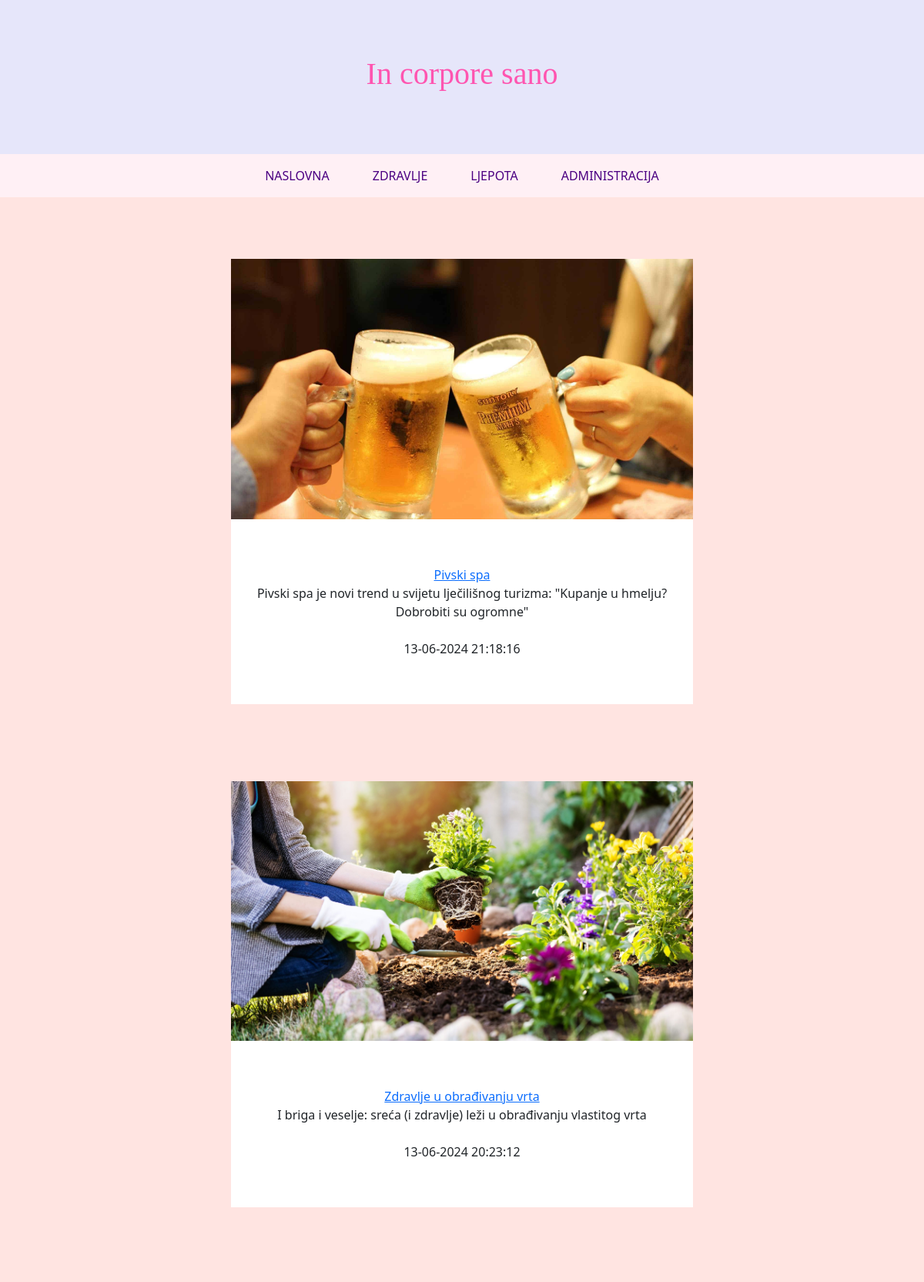
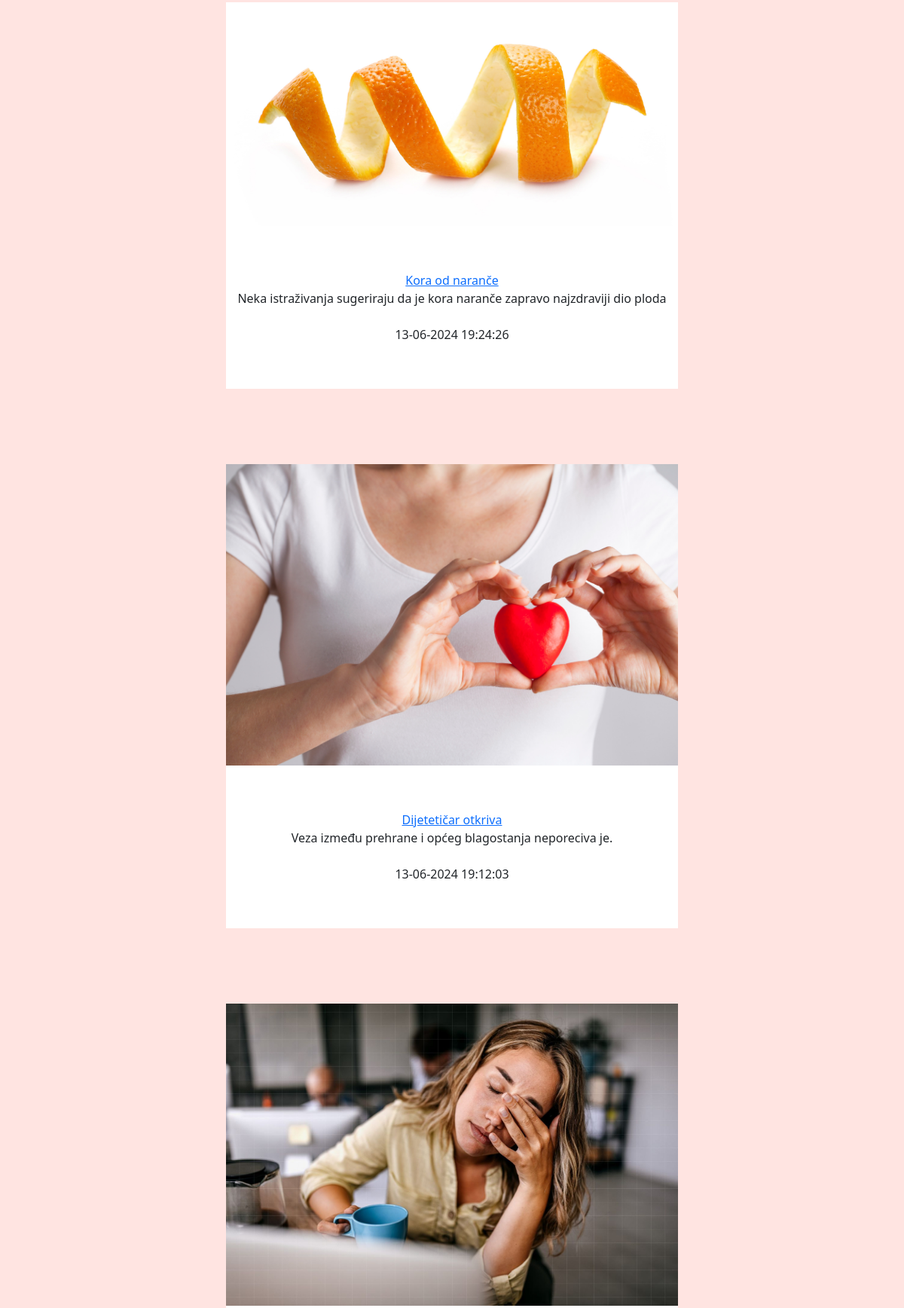
Page /zdravlje.php (upper part) on the committed database (2 pictures, top to bottom).
### tables this page shows
CREATE TABLE `Clanci` (
  `id` int(11) NOT NULL,
  `datum` varchar(32) NOT NULL,
  `naslov` varchar(64) NOT NULL,
  `sazetak` text NOT NULL,
  `tekst` text NOT NULL,
  `slika` varchar(64) NOT NULL,
  `kategorija` varchar(64) NOT NULL,
  `arhiva` tinyint(1) NOT NULL
);

### zdravlje.php (the view, shortened to what this page needs)
<!DOCTYPE html>
<html>
<body>
    <?php
    include 'partials/nav.php';
    include 'partials/connect.php';
    ?>
    <div class="boja">
        <div class="zdravlje"></br></br>
                <section>
                    <?php
                    $query = "SELECT * FROM clanci WHERE arhiva=0 AND kategorija='zdravlje' ORDER BY id DESC ";
                    $result = mysqli_query($dbc, $query);
                    while ($row = mysqli_fetch_array($result)) {
                        echo '<article>
                        <img src="' . UPLPATH . $row['slika'] . '">
                        <div class="media_body">
                        <a href="clanak.php" id=' . $row['id'] . '">
                        ' . $row["naslov"] . '
                        </br></a></h4>
                        ' . $row["sazetak"] . '
                        </br></br>
                        <p>' . $row["datum"] . '</p>
                        </div>
                        </article>';
                    } ?>
                </section>
            </div>
    </div>
</body>
</html>

### projekt.css (style rules this page uses)
header { font-family: 'Brush Script MT'; }
body { min-height: 100vh; display: flex; flex-direction: column; }
.boja { margin: 0; background-color: mistyrose; height: 100%; flex:1; }
header { display: flex; justify-content: center; align-items: center; max-width:100%; height:200px; text-align: center; background-color: lavender; color:rgb(255, 85, 176); }
article { width:23%; height: 90%; overflow: auto; background-color: white; }
.media_body { margin: 10% 2%; }
img { width: 100%; height:50%; object-fit: cover; }
.zdravlje { display: flex; justify-content: center; align-content: center; }
.zdravlje section { display: flex; margin: 30px 0; width: 50%; height: fit-content; text-align:center; justify-content: center; align-content: center; flex-direction: column; }
.zdravlje article { margin:50px 0; width:100%; }

### rows in the picture
clanci: slika (picture), naslov "Pivski spa", sazetak "Pivski spa je novi trend u svijetu lječilišnog turizma: \"Kupanje u hmelju? Dobrobiti su ogromne\"", datum "13-06-2024 21:18:16"
clanci: slika (picture), naslov "Zdravlje u obrađivanju vrta", sazetak "I briga i veselje: sreća (i zdravlje) leži u obrađivanju vlastitog vrta", datum "13-06-2024 20:23:12"
clanci: slika (picture), naslov "Kora od naranče", sazetak "Neka istraživanja sugeriraju da je kora naranče zapravo najzdraviji dio ploda", datum "13-06-2024 19:24:26"
clanci: slika (picture), naslov "Dijetetičar otkriva", sazetak "Veza između prehrane i općeg blagostanja neporeciva je.", datum "13-06-2024 19:12:03"
clanci: slika (picture)
